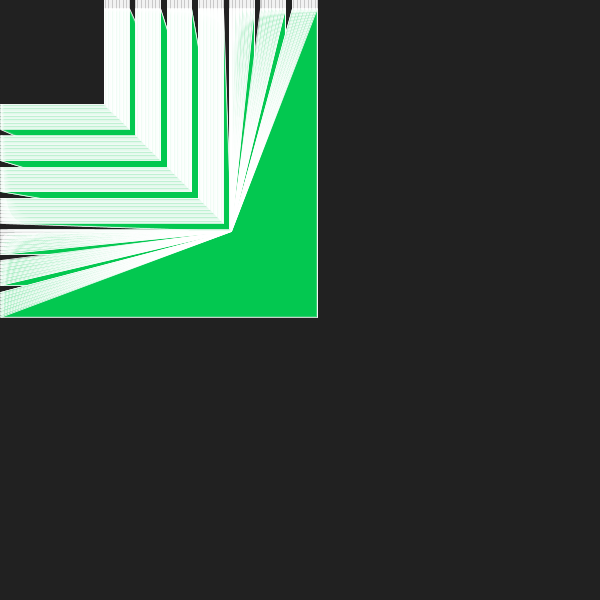
Frame 1 (no input)
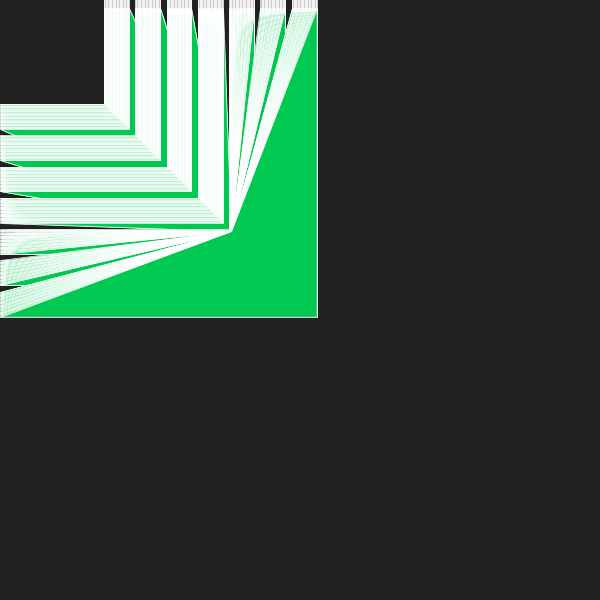
Frame 60 (the mouse pressed at the canvas centre just before this capture)
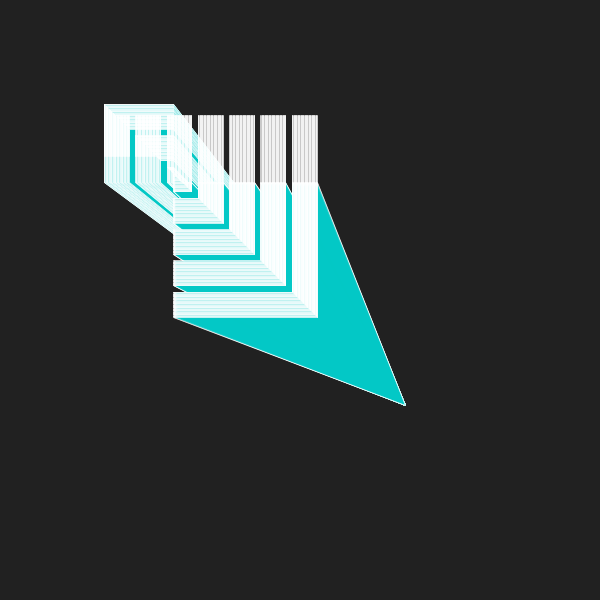
Frame 120 (the mouse held since frame 60 and released just before this capture)

The Processing sketch that drew these frames (run headless with seeded random() and noise(); from frame 60 on, the mouse is pressed at the canvas centre):

// Processing sketch: processing_111382
// ── processing_111382.pde

//Code-Objects: For loops: Quad shape2
//VIIRJ.COM, 2013

void setup() {
  size(600, 600);
  noFill();
  smooth();
}

void draw() {
  float x;
  x=mouseY;
  float pen=map(x, 0, 255, 80, 180);
  float ran=random(5);

  strokeJoin(ROUND);
  //stroke(ran,pen,200);
  // strokeWeight(ran);
  strokeWeight(1.3);
  stroke(255);
  fill(ran, 200, pen, 200); //controls color of shapes
  background(33);

  scale(0.58);

  float c1 = x; //spaces inbetween
  float c2 = c1+10;

  for (float i=180; i<=550; i+=10) {
    for (float j=180;j<=440;j+=6) {
      //drawing squares and shapes

      //quad(50,50,100,50,100,150,50,150);
      //  rotate(45);
      //  quad(j,i,i,c1,i,i,c1,i);//spaces inbetween
      // rotate(90);
  //    rotate(90);
      quad(mouseX+400, c1+400, i, c1+15, i, i, c1, i);

      quad(i,i,i,c1-30,i,200,i,i);

      i++;
    //  j++;
      // quad(c1,c1,i-HALF_PI,c1,i-HALF_PI,i-HALF_PI,c1,i-HALF_PI);
    }
  }
}
